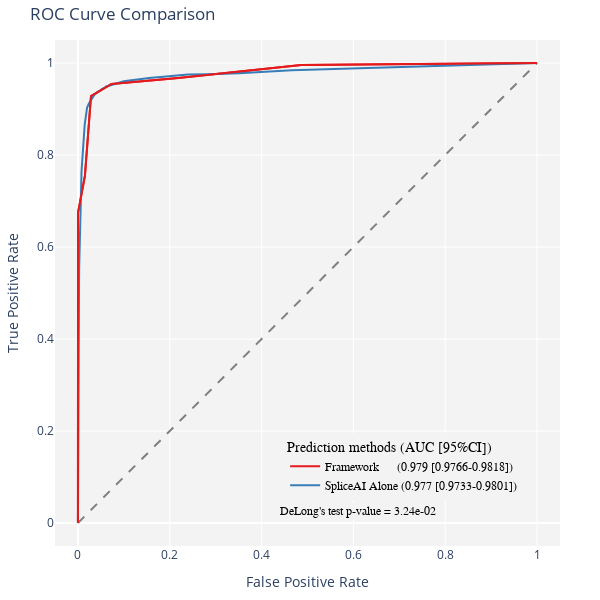

Source (notebook cell):
### Code cell
def specificity_sensitivity_plotly(data):
    thresholds = [0, 1, 2, 3, 4, 5, 6, 7, 8, 9]
    results = []

    for threshold in thresholds:
        tp = data[(data['PriorityScore'] >= threshold) & (data['LABEL'] == 1)].shape[0]
        fn = data[(data['PriorityScore'] < threshold) & (data['LABEL'] == 1)].shape[0]
        tn = data[(data['PriorityScore'] < threshold) & (data['LABEL'] == 0)].shape[0]
        fp = data[(data['PriorityScore'] >= threshold) & (data['LABEL'] == 0)].shape[0]
        specificity = tn / (tn + fp) if (tn + fp) else 0
        sensitivity = tp / (tp + fn) if (tp + fn) else 0
        results.append({'Threshold': threshold, 'Metric': 'Specificity', 'Value': specificity})
        results.append({'Threshold': threshold, 'Metric': 'Sensitivity', 'Value': sensitivity})

    return results_df

import plotly.graph_objects as go
import numpy as np
from sklearn.metrics import roc_curve, roc_auc_score

# ROC curve (LABEL, PriorityScore)
fpr1, tpr1, thresholds1 = roc_curve(data['LABEL'], data['PriorityScore'])
auc1 = roc_auc_score(data['LABEL'], data['PriorityScore'])

fpr2, tpr2, thresholds2 = roc_curve(data['LABEL'], data['maxsplai'])
auc2 = roc_auc_score(data['LABEL'], data['maxsplai'])

# Calculate optimal threshold from ROC curve by Youden's J statistic
Youden_index = np.argmax(tpr1 - fpr1)
optimal_threshold = thresholds1[Youden_index]
print('Optimal threshold (using Youden index):', optimal_threshold)

# plot ROC curve using Plotly
fig = go.Figure()

# Add traces
fig.add_trace(go.Scatter(
    x=fpr1, y=tpr1, mode='lines', 
    name=f"Framework      ({auc1:.3f} [{cilower1:.4f}-{ciupper1:.4f}])", 
    line=dict(color='#E41A1C', width=2))
    )
fig.add_trace(go.Scatter(
    x=fpr2, y=tpr2, mode='lines', 
    name=f"SpliceAI Alone ({auc2:.3f} [{cilower2:.4f}-{ciupper2:.4f}])", 
    line=dict(color='#377EB8', width=2))
    )
fig.add_trace(go.Scatter(
    x=[0, 1], y=[0, 1], mode='lines', name='Chance', 
    line=dict(color='gray', width=2, dash='dash'), showlegend=False)
    )

# Add an annotation
fig.add_annotation(x=0.6, y=0.05, xref="paper", yref="paper",
                   text=f"DeLong's test p-value = {10**p_value_log[0][0]:.2e}",
                   showarrow=False,
                   font=dict(family="Arial, sans-serif", size=12, color="black"),
                   bgcolor='rgba(243, 243, 243, 1)',
                #    bordercolor="black",
                   borderwidth=2)

# Add titles and labels
fig.update_layout(title='ROC Curve Comparison',
                  xaxis_title='False Positive Rate',
                  yaxis_title='True Positive Rate',
                  legend_title='Prediction methods (AUC [95%CI])',
                  plot_bgcolor='rgba(243, 243, 243, 1)',
                  paper_bgcolor='rgba(243, 243, 243, 0)',
                  legend=dict(y=0.09, x=0.925, xanchor='right', yanchor='bottom', 
                              bgcolor='rgba(243, 243, 243, 1)',
                              font=dict(family="Arial, sans-serif", size=12, color="black")),
                  margin=dict(l=40, r=40, t=40, b=40))

fig.update_xaxes(range=[-0.05, 1.05])
fig.update_yaxes(range=[-0.05, 1.05])
fig.update_layout(width=600, height=600)
fig.write_html("roc-auc.html")

# Add zoomed-in ROC curve in the top left corner
fig.add_trace(go.Scatter(
    x=fpr1, y=tpr1, mode='lines', 
    name=f"Framework      ({auc1:.3f} [{cilower1:.4f}-{ciupper1:.4f}])", 
    line=dict(color='#E41A1C', width=2), showlegend=False)
    )


# Show figure
fig.show()

### Figure 1 — Plotly figure (JSON) as saved in the notebook; plotly's stock layout.template omitted (floating-point values rounded to 4 significant figures)
{"data": [{"line": {"color": "#E41A1C", "width": 2}, "mode": "lines", "name": "Framework      (0.979 [0.9766-0.9818])", "type": "scatter", "x": [0, 0, 2.987e-05, 2.987e-05, 0.0002091, 0.01514, 0.02841, 0.07312, 0.2184, 0.4863, 1], "y": [0, 0.09267, 0.2731, 0.426, 0.6748, 0.7544, 0.9282, 0.9545, 0.9676, 0.9957, 1]}, {"line": {"color": "#377EB8", "width": 2}, "mode": "lines", "name": "SpliceAI Alone (0.977 [0.9733-0.9801])", "type": "scatter", "x": [0, 0.0002688, 0.000926, 0.001882, 0.00236, 0.002718, 0.003196, 0.003495, 0.003704, 0.004092, 0.004511, 0.004809, 0.004959, 0.005317, 0.005735, 0.006124, 0.006572, 0.0069, 0.007169, 0.007408, 0.007617, 0.007767, 0.008095, 0.008424, 0.008782, 0.009111, 0.00935, 0.009708, 0.01013, 0.01063, 0.01099, 0.01126, 0.01156, 0.01174, 0.01198, 0.01228, 0.01264, 0.01302, 0.01344, 0.01371, 0.0141, 0.01443, 0.01473, 0.01529, 0.01574, 0.01625, 0.01682, 0.01741, 0.01774, 0.01819, 0.01873, 0.01939, 0.01992, 0.02049, 0.02103, 0.02145, 0.02213, 0.02267, 0.02342, 0.0242, 0.02527, 0.02617, 0.02703, 0.02778, 0.02844, 0.02969, 0.03035, 0.03148, 0.03271, 0.03423, 0.03573, 0.03698, 0.03886, 0.0406, 0.04209, 0.04379, 0.04645, 0.04896, 0.05168, 0.05487, 0.05765, 0.06058, 0.06518, 0.06951, 0.07432, 0.07946, 0.08519, 0.09242, 0.0998, 0.1077, 0.1182, 0.1294, 0.1434, 0.1596, 0.1799, 0.204, 0.2392, 0.2845, 0.351, 0.4657, 0.7228, 1], "y": [0, 0.1825, 0.3913, 0.4755, 0.521, 0.5578, 0.5853, 0.6093, 0.6258, 0.6421, 0.6588, 0.673, 0.6884, 0.6982, 0.7104, 0.7194, 0.7257, 0.7324, 0.7405, 0.7478, 0.7559, 0.7643, 0.7701, 0.7747, 0.7822, 0.79, 0.7973, 0.8039, 0.8097, 0.8155, 0.8225, 0.8274, 0.8323, 0.8372, 0.8416, 0.8442, 0.8471, 0.8511, 0.854, 0.8564, 0.861, 0.8636, 0.8665, 0.8703, 0.8746, 0.8787, 0.8833, 0.8862, 0.8911, 0.8937, 0.8966, 0.9007, 0.9036, 0.9044, 0.9067, 0.9073, 0.9079, 0.9096, 0.9108, 0.9125, 0.9143, 0.916, 0.918, 0.9192, 0.9204, 0.9215, 0.9235, 0.9247, 0.9262, 0.9282, 0.9296, 0.9325, 0.9334, 0.9354, 0.9366, 0.938, 0.9389, 0.9401, 0.9432, 0.9441, 0.9458, 0.9485, 0.9499, 0.9516, 0.9531, 0.9545, 0.9557, 0.9586, 0.9603, 0.9615, 0.9629, 0.9644, 0.9658, 0.9679, 0.9693, 0.9716, 0.9748, 0.9754, 0.9777, 0.9841, 0.9916, 1]}, {"line": {"color": "gray", "dash": "dash", "width": 2}, "mode": "lines", "name": "Chance", "showlegend": false, "type": "scatter", "x": [0, 1], "y": [0, 1]}, {"line": {"color": "#E41A1C", "width": 2}, "mode": "lines", "name": "Framework      (0.979 [0.9766-0.9818])", "showlegend": false, "type": "scatter", "x": [0, 0, 2.987e-05, 2.987e-05, 0.0002091, 0.01514, 0.02841, 0.07312, 0.2184, 0.4863, 1], "y": [0, 0.09267, 0.2731, 0.426, 0.6748, 0.7544, 0.9282, 0.9545, 0.9676, 0.9957, 1]}], "layout": {"annotations": [{"bgcolor": "rgba(243, 243, 243, 1)", "borderwidth": 2, "font": {"color": "black", "family": "Arial, sans-serif", "size": 12}, "showarrow": false, "text": "DeLong's test p-value = 3.24e-02", "x": 0.6, "xref": "paper", "y": 0.05, "yref": "paper"}], "height": 600, "legend": {"bgcolor": "rgba(243, 243, 243, 1)", "font": {"color": "black", "family": "Arial, sans-serif", "size": 12}, "title": {"text": "Prediction methods (AUC [95%CI])"}, "x": 0.925, "xanchor": "right", "y": 0.09, "yanchor": "bottom"}, "margin": {"b": 40, "l": 40, "r": 40, "t": 40}, "paper_bgcolor": "rgba(243, 243, 243, 0)", "plot_bgcolor": "rgba(243, 243, 243, 1)", "title": {"text": "ROC Curve Comparison"}, "width": 600, "xaxis": {"range": [-0.05, 1.05], "title": {"text": "False Positive Rate"}}, "yaxis": {"range": [-0.05, 1.05], "title": {"text": "True Positive Rate"}}}}
